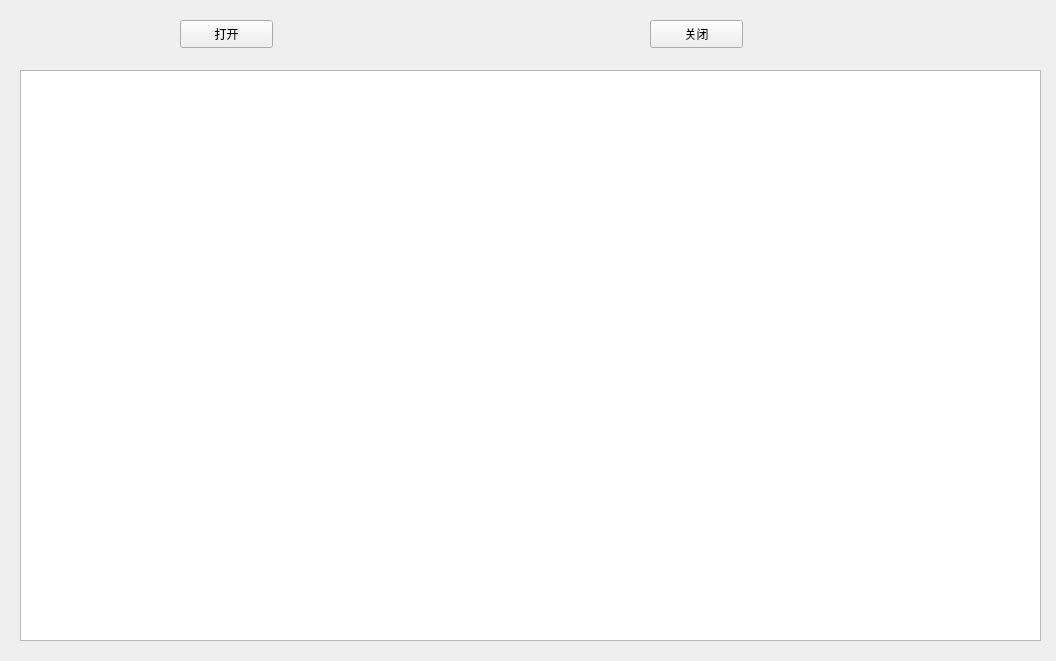
<?xml version="1.0" encoding="UTF-8"?>
<ui version="4.0">
 <class>MainWindow</class>
 <widget class="QMainWindow" name="MainWindow">
  <property name="geometry">
   <rect>
    <x>0</x>
    <y>0</y>
    <width>1056</width>
    <height>661</height>
   </rect>
  </property>
  <property name="windowTitle">
   <string>MainWindow</string>
  </property>
  <widget class="QWidget" name="centralWidget">
   <widget class="QTextEdit" name="textEdit">
    <property name="geometry">
     <rect>
      <x>20</x>
      <y>70</y>
      <width>1021</width>
      <height>571</height>
     </rect>
    </property>
   </widget>
   <widget class="QPushButton" name="startButton">
    <property name="geometry">
     <rect>
      <x>180</x>
      <y>20</y>
      <width>93</width>
      <height>28</height>
     </rect>
    </property>
    <property name="text">
     <string>打开</string>
    </property>
   </widget>
   <widget class="QPushButton" name="stopButton">
    <property name="geometry">
     <rect>
      <x>650</x>
      <y>20</y>
      <width>93</width>
      <height>28</height>
     </rect>
    </property>
    <property name="text">
     <string>关闭</string>
    </property>
   </widget>
  </widget>
 </widget>
 <layoutdefault spacing="6" margin="11"/>
 <resources/>
 <connections/>
</ui>
